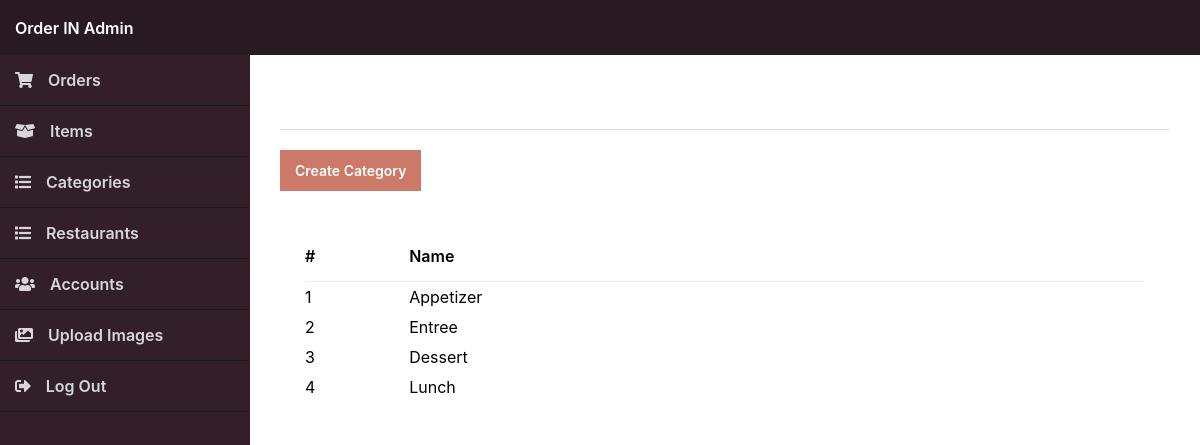
The page /admin/index.php?page=categories (signed in) on the database its author committed.
### tables this page shows
CREATE TABLE `categories` (
  `id` int(11) NOT NULL,
  `name` varchar(255) NOT NULL
);

### admin/index.php (called while the page is built, shortened)
<?php
include '../functions.php';
$page = isset($_GET['page']) && file_exists($_GET['page'] . '.php') ? $_GET['page'] : 'orders';
include $page . '.php';
?>

### admin/categories.php (the view, shortened to what this page needs)
<?php
$stmt = $pdo->prepare('SELECT * FROM categories');
$stmt->execute();
$categories = $stmt->fetchAll(PDO::FETCH_ASSOC);
?>
<?=template_admin_header('Categories')?>
<h2>Categories</h2>
<div class="links">
    <a href="index.php?page=category">Create Category</a>
</div>
<div class="content-block">
    <div class="table">
        <table>
            <thead>
                <tr>
                    <td>#</td>
                    <td>Name</td>
                </tr>
            </thead>
            <tbody>
                <?php if (empty($categories)): ?>
                <tr>
                    <td colspan="8" style="text-align:center;">There are no items</td>
                </tr>
                <?php else: ?>
                <?php foreach ($categories as $category): ?>
                <tr class="details" onclick="location.href='index.php?page=category&id=<?=$category['id']?>'">
                    <td><?=$category['id']?></td>
                    <td><?=$category['name']?></td>
                </tr>
                <?php endforeach; ?>
                <?php endif; ?>
            </tbody>
        </table>
    </div>
</div>
<?=template_admin_footer()?>

### admin/admin.css (style rules this page uses)
* { box-sizing: border-box; font-family: -apple-system, BlinkMacSystemFont, "segoe ui", roboto, oxygen, ubuntu, cantarell, "fira sans", "droid sans", "helvetica neue", Arial, sans-serif; font-size: 16px; -webkit-font-smoothing: antialiased; -moz-osx-font-smoothing: grayscale; }
html { height: 100%; }
body { position: relative; min-height: 100%; color: #55555; background-image: url(../imgs/background.jpg); background-size: cover; margin: 0; }
h1, h2, h3, h4, h5 { color: white; margin: 0; padding: 0; }
main h2 { font-size: 20px; padding-bottom: 20px; border-bottom: 1px solid #dbdbdd; }
main .content-block { background-color: #fff; margin-top: 25px; padding: 15px; }
main .table { padding: 0 10px; }
main .table table { width: 100%; border-collapse: collapse; }
main .table table thead td { font-weight: 600; padding: 15px 0; }
main .table table thead tr { border-bottom: 1px solid #f0f0f1; }
main .table table tbody td { padding: 5px 0; }
main .table table .details { cursor: pointer; }
main .links { display: flex; flex-flow: wrap; padding-top: 20px; }
main .links a { display: inline-flex; text-decoration: none; background: #CC796A; color: #FFFFFF; padding: 12px 15px; margin-right: 10px; font-size: 14px; font-weight: 600; }

### rows shown on the page
categories: id "1", name "Appetizer"
categories: id "2", name "Entree"
categories: id "3", name "Dessert"
categories: id "4", name "Lunch"
